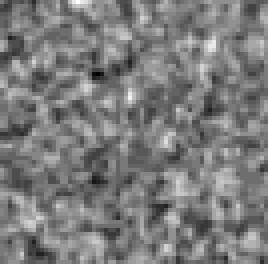
#> input picture patches_texture/patch_texture_g_0.png, 67 x 66 px (shown 4 times larger); its folder holds 4 pictures in this run
$ python random_images_combine.py
#> lines starting #> are read from the running program, lines starting #| are printed output that depends on the picture
# %%
import os
import cv2
import tools.parameters as pr

# ⬆️➡️⬇️⬅️ 方向编号函数
def judge_direction(x, y):
    dx = x - 0.5
    dy = y - 0.5
    if abs(dy) > abs(dx):
        return 0 if y < 0.5 else 2  # 上 or 下
    else:
        return 3 if x < 0.5 else 1  # 左 or 右

# 目录设置
image_dir = "dataset_unmod/data_unenh_pruned"
label_dir = "dataset_random/labels_mix_random"


out_dir = "dataset_random/images_mix_random_enh"
tmpdir = "dataset_random/tmp"

in_dir = image_dir
output_dir = out_dir
os.makedirs(output_dir, exist_ok=True)


replacement_right = pr.replacement_right
replacement_left = pr.replacement_left
# patch size setting
w_b = pr.w_b
h_b = pr.h_b
w_g = pr.w_g
h_g = pr.h_g

# 加载所有方向的 patch（bright & gray）从新目录
patch_map = {}
patch_root = "patches_texture"
for light in ['g']:  # bright, gray
    for dir_id in range(4):  # 0:上, 1:右, 2:下, 3:左
        patch_path = os.path.join(patch_root, f"patch_texture_{light}_{dir_id}.png")
        patch = cv2.imread(patch_path)
#> patch is the input picture: shape (66, 67, 3); min 12, max 35, mean 23.2
        if patch is None:
            raise FileNotFoundError(f"找不到 patch 文件: {patch_path}")
        if dir_id == 0 or dir_id == 2:  # 上下方向
            patch = cv2.resize(patch, (w_g, h_g))
        else:  # 左右方向
            patch = cv2.resize(patch, (h_g, w_g))
        patch_map[(light, dir_id)] = patch

for dir_id in range(2):  # 0:上, 1:右, 2:下, 3:左
    light = 'b'
    if dir_id == 0:  # 上下方向
        patch = cv2.resize(replacement_left, (w_b, h_b))
    else:  # 左右方向
        patch = cv2.resize(replacement_right, (h_b, w_b))
    patch_map[(light, dir_id)] = patch
#> this loop made 2 passes
#> light on passes 1 to 2: 'b', 'b'
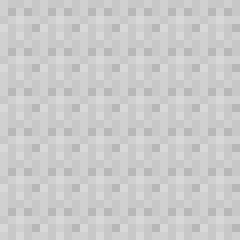
#> replacement_left: shape (30, 30, 3) (shown 8 times larger); min 183, max 216, mean 203
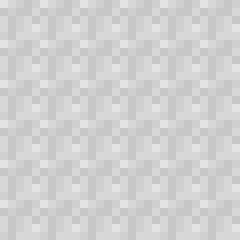
#> replacement_right: shape (30, 30, 3) (shown 8 times larger); min 198, max 227, mean 209
#> after the loop, patch_map = 6 items


# 支持图像扩展名
image_exts = (".png", ".jpg", ".jpeg")

# 处理标签
#> (the run stopped early here; a loop or call above may not have finished)
